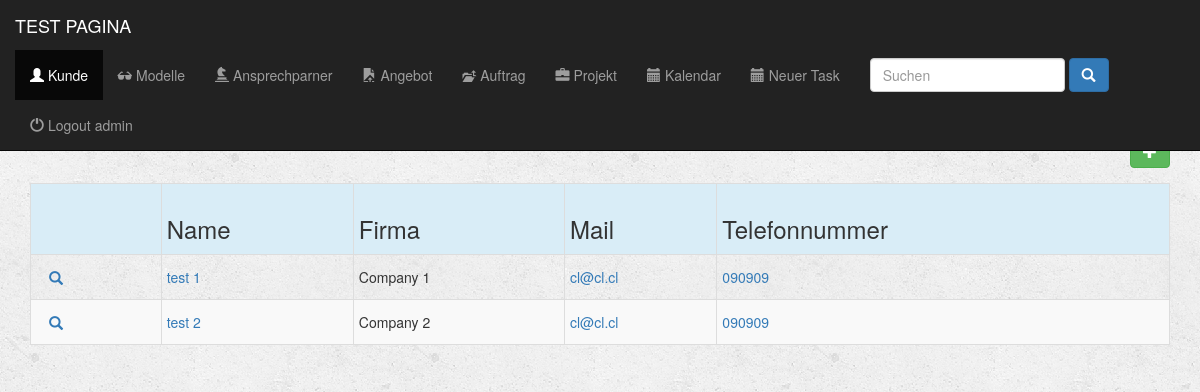
Page /apli/client/ (signed in) on the earlier database version.
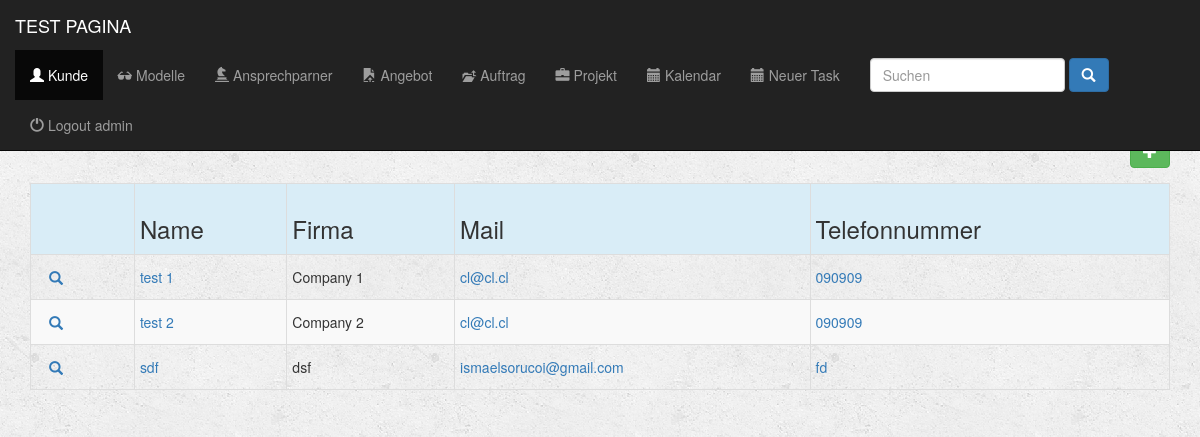
Same page on the later database version.
### apli/models.py (models this page shows, shortened)
class Client(models.Model):
    nombre_completo = models.CharField(max_length=300)
    company = models.CharField(max_length=300)
    nickname = models.CharField(max_length=300)
    company_short = models.CharField(max_length=300)
    pais_address = models.CharField(max_length=50, blank=True, null=True)
    ciudad_address = models.CharField(max_length=100, blank=True, null=True)
    codigo_address = models.CharField(max_length=30, blank=True, null=True)
    street_address = models.CharField(max_length=100, blank=True, null=True)
    numero_address = models.CharField(max_length=100, blank=True, null=True)
    email = models.EmailField()
    telephone = models.CharField(max_length=30)
    comment = models.CharField(max_length=500)
    class Meta:
        verbose_name = 'Client'
        verbose_name_plural = 'Clients'
    def get_absolute_url(self):
        return reverse('detail_contact', kwargs={'pk': self.pk})

### apli/views.py (the view)
@login_required(login_url='/register/login/')
def index_contact(request):
    all_clients = Client.objects.all()
    return render(request, 'apli/index_contact.html', {'all_clients': all_clients})

### fullcalendar/fullcalendar.py (called while the page is built)
def css_url():
    return FULLCALENDAR['css_url']

def print_css_url():
    return FULLCALENDAR['print_css_url']

def javascript_url():
    return FULLCALENDAR['javascript_url']

def jquery_url():
    return FULLCALENDAR['jquery_url']

def jquery_ui_url():
    return FULLCALENDAR['jquery_ui_url']

### fullcalendar/templatetags/fullcalendar_tags.py (called while the page is built)
@register.inclusion_tag("fullcalendar/calendar_init.html")
def calendar_init(calendar_config_options):
    return {'calendar_config_options': mark_safe(calendar_config_options)}

@register.simple_tag
def fullcalendar_css_url():
    return css_url()

@register.simple_tag
def fullcalendar_print_css_url():
    return print_css_url()

@register.simple_tag
def fullcalendar_javascript_url():
    return javascript_url()

@register.simple_tag
def fullcalendar_jquery_url():
    return jquery_url()

@register.simple_tag
def fullcalendar_jquery_ui_url():
    return jquery_ui_url()

@register.simple_tag
def fullcalendar_css():
    url = fullcalendar_css_url()
    return mark_safe("<link href='%s' rel='stylesheet' />" % url)

@register.simple_tag
def fullcalendar_print_css():
    url = fullcalendar_print_css_url()
    return mark_safe("<link href='%s' rel='stylesheet' media='print' />" % url)

@register.simple_tag
def fullcalendar_jquery():
    url = fullcalendar_jquery_url()
    return mark_safe("<script src='%s'></script>" % url)

@register.simple_tag
def fullcalendar_jquery_ui():
    url = fullcalendar_jquery_ui_url()
    return mark_safe("<script src='%s'></script>" % url)

@register.simple_tag
def fullcalendar_javascript():
    url = fullcalendar_javascript_url()
    return mark_safe("<script src='%s'></script>" % url)

### apli/templates/apli/index_contact.html (shortened to what this page needs)
{% extends 'apli/base.html' %}
{% block contacts_active %}active{% endblock %}
{% block body %}
        <div class="container">
                <div class=" form-group input-group form-inline col-md-12">
                    <h1 class="form-control-static">Kunden</h1>
        </div>
        </div>
    <div class="container">
        {% if all_clients %}
            <div class="table-responsive">
                <table class="table table-striped table-hover table-condensed table-bordered">
                    <tr class="active info">
                        <th></th>
                        <th><h3 class="form-control-static">Name</h3></th>
                        <th><h3 class="form-control-static">Firma</h3></th>
                        <th><h3 class="form-control-static">Mail</h3></th>
                        <th><h3 class="form-control-static">Telefonnummer</h3></th>
                    </tr>
                    {% for client in all_clients %}
                        <tr>
                            <td>
                                <div class=" btn-group-xs">
                                    <div class="">
                                        <a href="{{ client.get_absolute_url }}" class="btn btn-link btn-link glyphicon glyphicon-search"></a>
                                    </div>
                                </div>
                            </td>
                            <td><a href="{{ client.get_absolute_url }}" ><p class="form-control-static">{{client.nombre_completo}}</p></a></td>
                            <td><a href=""></a><p class="form-control-static">{{client.company}}</p></a></td>
                            <td><a href="mailto:{{ client.email }}"><p class="form-control-static">{{client.email}}</p></a></td>
                            <td><a href="tel:{{ client.telephone }}"><p class="form-control-static">{{client.telephone}}</p></a></td>
                        </tr>
                    {% endfor %}
                </table>
            </div>
        {% else %}
            <h3>No hay clientes</h3>
        {% endif %}
    </div>
{% endblock%}

### apli/templates/apli/base.html (shortened to what this page needs)
{% load fullcalendar_tags %}
{% load static from staticfiles %}
<!DOCTYPE html>
<html lang="en">
    <head>
        {% fullcalendar_css %}
        {% fullcalendar_print_css %}
        <link rel="stylesheet" href="https://maxcdn.bootstrapcdn.com/bootstrap/3.3.6/css/bootstrap.min.css">
        <link rel="stylesheet" type="text/css" href="{% static 'apli/style.css' %}"/>
    </head>
    <body>
        <div class="container-fluid">
            <header>
                <div="row">
                    <nav class="navbar navbar-inverse navbar-fixed-top" role="navigation">
                        <div class="container-fluid">
                            <div class="navbar-header">
                                <a href="{% url 'ingreso' %}" class="navbar-brand">TEST PAGINA</a>
                            </div>
                            <div class="collapse navbar-collapse" id="topNavBar">
                                <ul class="nav navbar-nav">
                                    <li role="presentation" class="{% block contacts_active %}{% endblock %}"><a href="{% url 'index_contact' %}"><span class="glyphicon glyphicon-user" aria-hidden="true"></span> Kunde</a></li>
                                    <li role="presentation" class="{% block models_active %}{% endblock %}"><a href="{% url 'index_model' %}"><span class="glyphicon glyphicon-sunglasses" aria-hidden="true"></span> Modelle</a></li>
                                    <li role="presentation" class="{% block personas_active %}{% endblock %}"><a href="{% url 'index_personas' %}"><span class="glyphicon glyphicon-knight" aria-hidden="true"></span> Ansprechparner</a></li>
                                    <li role="presentation" class="{% block cotizaciones_active %}{% endblock %}"><a href="{% url 'index_cotizacion' %}"><span class="glyphicon glyphicon-open-file" aria-hidden="true"></span> Angebot</a></li>
                                    <li role="presentation" class="{% block ordenes_active %}{% endblock %}"><a href="{% url 'index_orden_compra' %}"><span class="glyphicon glyphicon-level-up" aria-hidden="true"></span> Auftrag</a></li>
                                    <li role="presentation" class="{% block projects_active %}{% endblock %}"><a href="{% url 'index_project' %}"><span class="glyphicon glyphicon-briefcase" aria-hidden="true"></span> Projekt</a></li>
                                    <li role="presentation" class="{% block calendario_active %}{% endblock %}"><a href="{% url 'calendar_by_user' %}"><span class="glyphicon glyphicon-calendar" aria-hidden="true"></span> Kalendar</a></li>
                                    <li role="presentation" class="{% block task_active %}{% endblock %}}"><a href="{% url 'index_task' %}"><span class="glyphicon glyphicon-calendar" aria-hidden="true"></span> Neuer Task</a></li>
                                    <li role="presentation" >
                                        <form  method="GET" action="{% url 'busca' %}" class="navbar-form navbar-right" role="search" >
                                            <input type="text" placeholder="Suchen" class="form-control" name="q" value="{{ request.GET.q }}">
                                            <button type="submit" class="btn btn-primary ">
                                                <span class="glyphicon glyphicon-search"></span>
                                            </button>
                                        </form>
                                     </li>
                                    <div class= "nav navbar-nav" >
                                        {% if request.user.is_authenticated %}
                                            <li role="presentation" class="pull-right"><a href="{% url 'logout' %}" > <span class="glyphicon glyphicon-off" aria-hidden="true"></span> Logout {{ user }} </a></li>
                                        {% endif %}
                                    </div>
                                </ul>
                            </div>
                        </div>
                    </nav>
                </div>
        {% block body %}
        {% endblock %}
    </body>
</html>

### apli/static/apli/style.css (style rules this page uses)
body { background: white url("images/background.png"); }

### apli/templates/apli/base.html (style rules this page uses)
body { padding-top:60px; }

Differences in the rows shown:
added Client: nombre_completo "sdf", company "dsf", email "ismaelsorucoi@gmail.com", telephone "fd"
